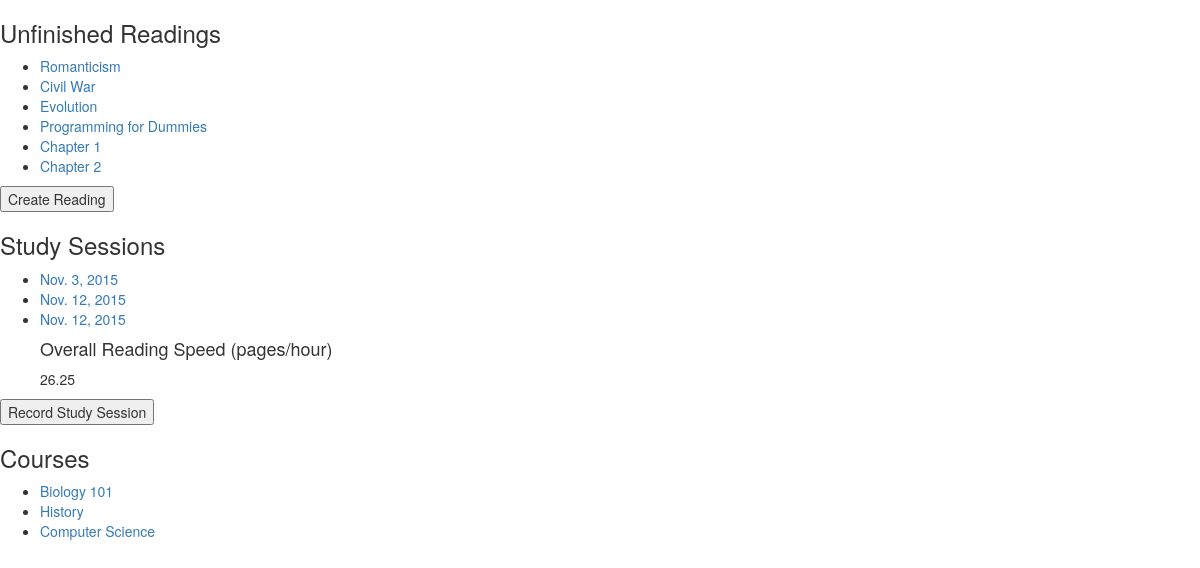
The app's page /, older data.
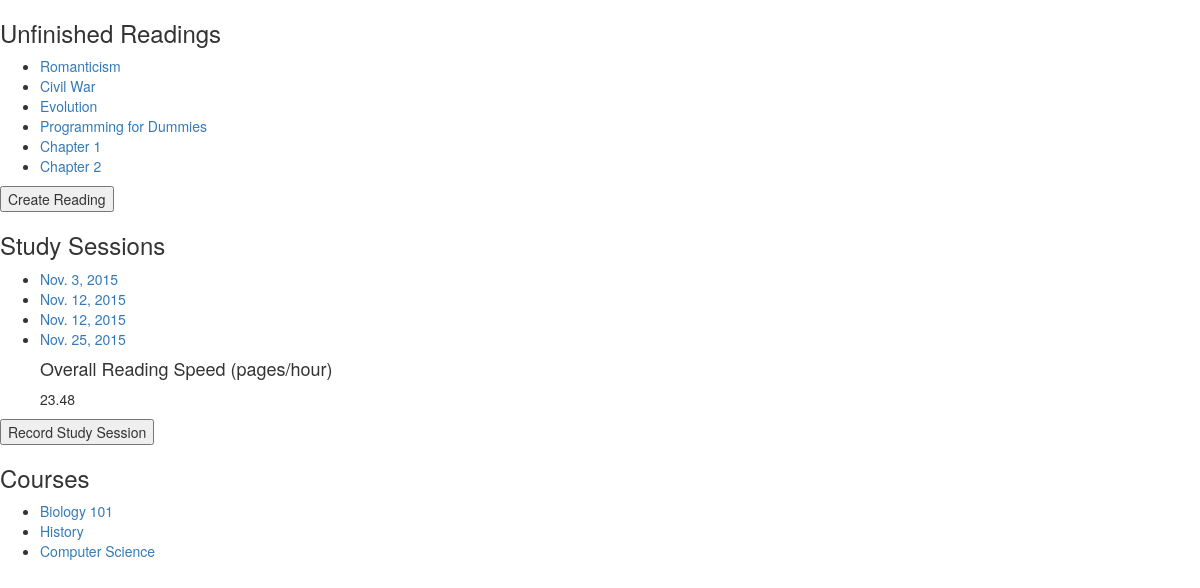
The same page, newer data.
### inventory/models.py (models this page shows, shortened)
class Item(models.Model):
	title = models.CharField(max_length=200)
	startPage = models.IntegerField()
	endPage = models.IntegerField()
	course = models.CharField(max_length=200)
	dueDate = models.DateField()

class StudySessions(models.Model):
	date = models.DateField()
	startPage = models.IntegerField()
	endPage = models.IntegerField()
	timeSpent = models.IntegerField()
	reading = models.ForeignKey(Item)

class Course(models.Model):
	title = models.CharField(max_length=200)

### inventory/views.py (the view)
# urls.py: url(r'^$', views.index, name='index'),
def index(request):
	items = Item.objects.all()
	studySessions = StudySessions.objects.all()
	course = Course.objects.all()
	totalMinSpent = 0
	totalPgRead = 0
	for oneSession in studySessions:
		totalPgRead = totalPgRead+oneSession.endPage-oneSession.startPage
		totalMinSpent = totalMinSpent+oneSession.timeSpent
	readingSpeed = round(float(totalPgRead)/float(totalMinSpent)*60, 2)
	return render(request, 'inventory/index.html', {
		'items': items,
		'studySessions': studySessions,
		'course': course,
		'readingSpeed': readingSpeed,
	})

### firstdjango/templates/inventory/index.html
{% extends "base.html" %}
{% block content %}
	<h3>Unfinished Readings</h3>
	<ul>
		{% for item in items %}
			<li>
				<a href="{% url 'item_detail' item.id %}">
					{{ item.title|capfirst }}
				</a>
			</li>
		{% endfor %}
	</ul>
        <form id="reading_form" method="get" action="/add_reading/">
		<input type="submit" name="submit" value="Create Reading" />
          </form>
	<h3>Study Sessions</h3>
	<ul>
		{% for studySession in studySessions %}
			<li>
				<a href="{% url 'studySession_detail' studySession.id %}">
					{{ studySession.date }}
				</a>
			</li>
		{% endfor %}
	<h4> Overall Reading Speed (pages/hour) </h4>
		{{ readingSpeed }}
	</ul>
	  <form id="session_form" method="get" action="/add_session/">
	<input type="submit" name="submit" value="Record Study Session" />
          </form>
	<h3>Courses</h3>
	<ul>
		{% for course in course %}
			<li>
				<a href="{% url 'course_detail' course.id %}">
					{{ course.title|capfirst }}
				</a>
			</li>
		{% endfor %}
	</ul>
{% endblock %}

Row changes from the older to the newer data that the page shows:
added StudySessions: date "Nov. 25, 2015"
Text that changed along with them:
{{ readingSpeed }}: "26.25" → "23.48"
